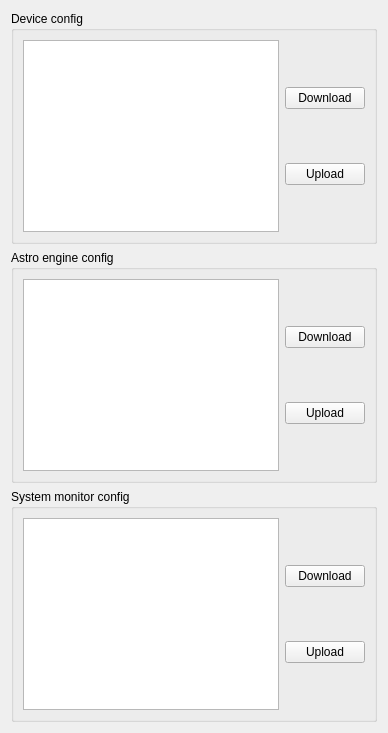
     <widget class="QWidget" name="tab_2">
      <attribute name="title">
       <string>Config</string>
      </attribute>
      <layout class="QVBoxLayout" name="verticalLayout">
       <item>
        <widget class="QGroupBox" name="groupBox">
         <property name="title">
          <string>Device config</string>
         </property>
         <layout class="QHBoxLayout" name="horizontalLayout_3">
          <item>
           <widget class="QTextEdit" name="textEdit_4">
            <property name="font">
             <font>
              <family>Courier [PfEd]</family>
             </font>
            </property>
           </widget>
          </item>
          <item>
           <layout class="QVBoxLayout" name="verticalLayout_5">
            <item>
             <spacer name="verticalSpacer_13">
              <property name="orientation">
               <enum>Qt::Vertical</enum>
              </property>
              <property name="sizeHint" stdset="0">
               <size>
                <width>20</width>
                <height>40</height>
               </size>
              </property>
             </spacer>
            </item>
            <item>
             <widget class="QPushButton" name="pushButton">
              <property name="text">
               <string>Download</string>
              </property>
             </widget>
            </item>
            <item>
             <spacer name="verticalSpacer_14">
              <property name="orientation">
               <enum>Qt::Vertical</enum>
              </property>
              <property name="sizeHint" stdset="0">
               <size>
                <width>20</width>
                <height>40</height>
               </size>
              </property>
             </spacer>
            </item>
            <item>
             <widget class="QPushButton" name="pushButton_5">
              <property name="text">
               <string>Upload</string>
              </property>
             </widget>
            </item>
            <item>
             <spacer name="verticalSpacer_12">
              <property name="orientation">
               <enum>Qt::Vertical</enum>
              </property>
              <property name="sizeHint" stdset="0">
               <size>
                <width>20</width>
                <height>40</height>
               </size>
              </property>
             </spacer>
            </item>
           </layout>
          </item>
         </layout>
        </widget>
       </item>
       <item>
        <widget class="QGroupBox" name="groupBox_2">
         <property name="title">
          <string>Astro engine config</string>
         </property>
         <layout class="QHBoxLayout" name="horizontalLayout_4">
          <item>
           <widget class="QTextEdit" name="textEdit_3">
            <property name="font">
             <font>
              <family>Courier [PfEd]</family>
             </font>
            </property>
           </widget>
          </item>
          <item>
           <layout class="QVBoxLayout" name="verticalLayout_6">
            <item>
             <spacer name="verticalSpacer_10">
              <property name="orientation">
               <enum>Qt::Vertical</enum>
              </property>
              <property name="sizeHint" stdset="0">
               <size>
                <width>20</width>
                <height>40</height>
               </size>
              </property>
             </spacer>
            </item>
            <item>
             <widget class="QPushButton" name="pushButton_2">
              <property name="text">
               <string>Download</string>
              </property>
             </widget>
            </item>
            <item>
             <spacer name="verticalSpacer_15">
              <property name="orientation">
               <enum>Qt::Vertical</enum>
              </property>
              <property name="sizeHint" stdset="0">
               <size>
                <width>20</width>
                <height>40</height>
               </size>
              </property>
             </spacer>
            </item>
            <item>
             <widget class="QPushButton" name="pushButton_7">
              <property name="text">
               <string>Upload</string>
              </property>
             </widget>
            </item>
            <item>
             <spacer name="verticalSpacer_11">
              <property name="orientation">
               <enum>Qt::Vertical</enum>
              </property>
              <property name="sizeHint" stdset="0">
               <size>
                <width>20</width>
                <height>40</height>
               </size>
              </property>
             </spacer>
            </item>
           </layout>
          </item>
         </layout>
        </widget>
       </item>
       <item>
        <widget class="QGroupBox" name="groupBox_6">
         <property name="title">
          <string>System monitor config</string>
         </property>
         <layout class="QHBoxLayout" name="horizontalLayout_8">
          <item>
           <widget class="QTextEdit" name="textEdit_2">
            <property name="font">
             <font>
              <family>Courier [PfEd]</family>
             </font>
            </property>
           </widget>
          </item>
          <item>
           <layout class="QVBoxLayout" name="verticalLayout_7">
            <item>
             <spacer name="verticalSpacer_2">
              <property name="orientation">
               <enum>Qt::Vertical</enum>
              </property>
              <property name="sizeHint" stdset="0">
               <size>
                <width>20</width>
                <height>40</height>
               </size>
              </property>
             </spacer>
            </item>
            <item>
             <widget class="QPushButton" name="pushButton_10">
              <property name="text">
               <string>Download</string>
              </property>
             </widget>
            </item>
            <item>
             <spacer name="verticalSpacer_16">
              <property name="orientation">
               <enum>Qt::Vertical</enum>
              </property>
              <property name="sizeHint" stdset="0">
               <size>
                <width>20</width>
                <height>40</height>
               </size>
              </property>
             </spacer>
            </item>
            <item>
             <widget class="QPushButton" name="pushButton_9">
              <property name="text">
               <string>Upload</string>
              </property>
             </widget>
            </item>
            <item>
             <spacer name="verticalSpacer_9">
              <property name="orientation">
               <enum>Qt::Vertical</enum>
              </property>
              <property name="sizeHint" stdset="0">
               <size>
                <width>20</width>
                <height>40</height>
               </size>
              </property>
             </spacer>
            </item>
           </layout>
          </item>
         </layout>
        </widget>
       </item>
      </layout>
     </widget>
